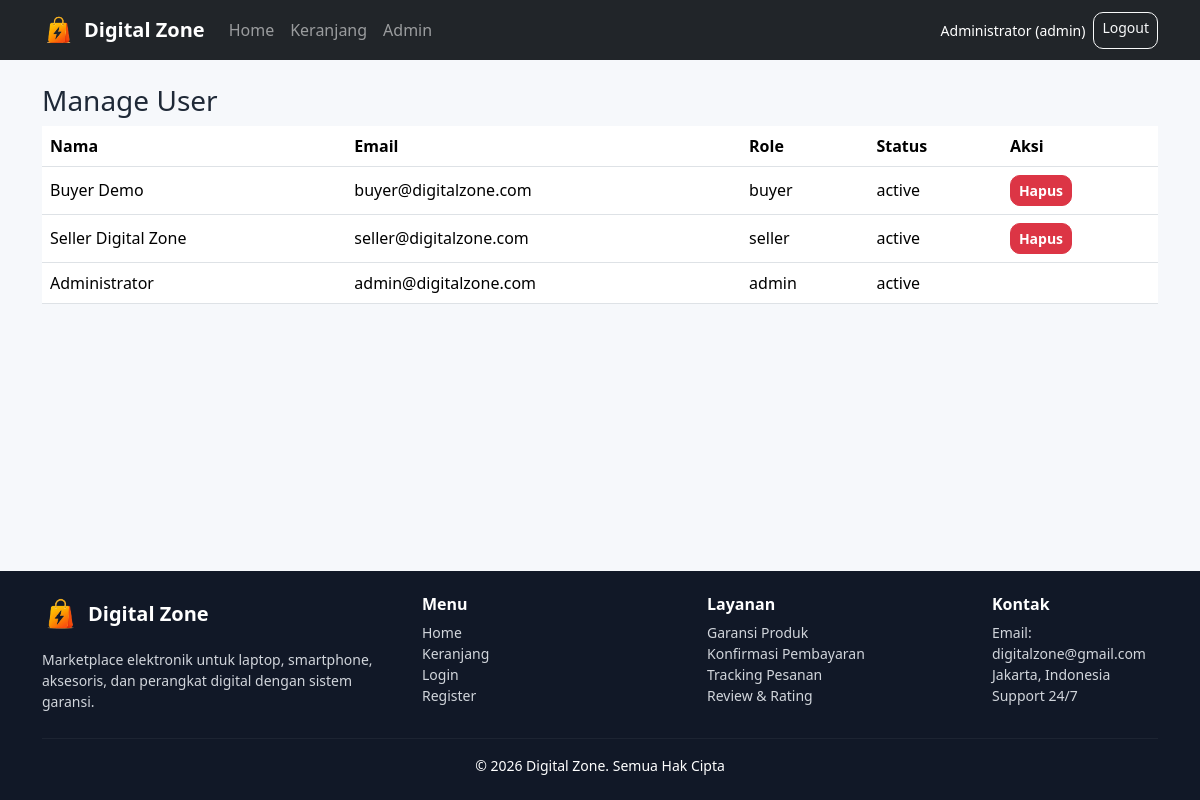
/src/views/admin/users.php (signed in), run on the app's committed database.
### tables this page shows
CREATE TABLE users (
    id INT AUTO_INCREMENT PRIMARY KEY,
    name VARCHAR(100) NOT NULL,
    email VARCHAR(100) NOT NULL UNIQUE,
    password VARCHAR(255) NOT NULL,
    role ENUM('admin','seller','buyer') NOT NULL DEFAULT 'buyer',
    status ENUM('active','pending','blocked') NOT NULL DEFAULT 'active',
    created_at TIMESTAMP DEFAULT CURRENT_TIMESTAMP
);

### src/views/admin/users.php (the view, shortened to what this page needs)
<!doctype html>
<html lang="id">
<head>
    <link href="https://cdn.jsdelivr.net/npm/bootstrap@5.3.3/dist/css/bootstrap.min.css" rel="stylesheet">
    <link rel="stylesheet" href="/UAS_INFO2425_202410715013_IMANUEL/src/assets/css/style.css">
</head>
<body>
<?php include __DIR__ . '/../public/navbar.php'; ?>
<div class="container py-4">
    <?php require_once __DIR__ . '/../../controllers/AdminController.php'; ?>
    <h3>Manage User</h3>
    <table class="table bg-white">
        <tr>
            <th>Nama</th>
            <th>Email</th>
            <th>Role</th>
            <th>Status</th>
            <th>Aksi</th>
        </tr>
        <?php
        $q = mysqli_query($conn, "SELECT * FROM users ORDER BY id DESC");
        while ($u = mysqli_fetch_assoc($q)):
        ?>
            <tr>
                <td><?= htmlspecialchars($u['name']) ?></td>
                <td><?= htmlspecialchars($u['email']) ?></td>
                <td><?= $u['role'] ?></td>
                <td><?= $u['status'] ?></td>
                <td>
                    <?php if ($u['role'] != 'admin'): ?>
                        <a
                            onclick="return confirmDelete()"
                            class="btn btn-sm btn-danger"
                            href="../../controllers/AdminController.php?delete_user=<?= $u['id'] ?>"
                        >
                            Hapus
                        </a>
                    <?php endif; ?>
                </td>
            </tr>
        <?php endwhile; ?>
    </table>
</div>
<?php include __DIR__ . '/../public/footer.php'; ?>

### src/assets/css/style.css (style rules this page uses)
html, body { height: 100%; margin: 0; }
body { background: #f6f8fb; min-height: 100vh; display: flex; flex-direction: column; font-family: "Segoe UI", Arial, sans-serif; color: #1f2937; }
.table td, .table th { vertical-align: middle; }
.form-control, .form-select, .btn { border-radius: 10px; }
.btn-danger { font-weight: 600; }

### data on the page
users: name "Buyer Demo", email "buyer@digitalzone.com", role "buyer", status "active"
users: name "Seller Digital Zone", email "seller@digitalzone.com", role "seller", status "active"
users: name "Administrator", email "admin@digitalzone.com", role "admin", status "active"

### other printed values
$_SESSION['user']['name'] "Administrator"
$_SESSION['user']['role'] "admin"
